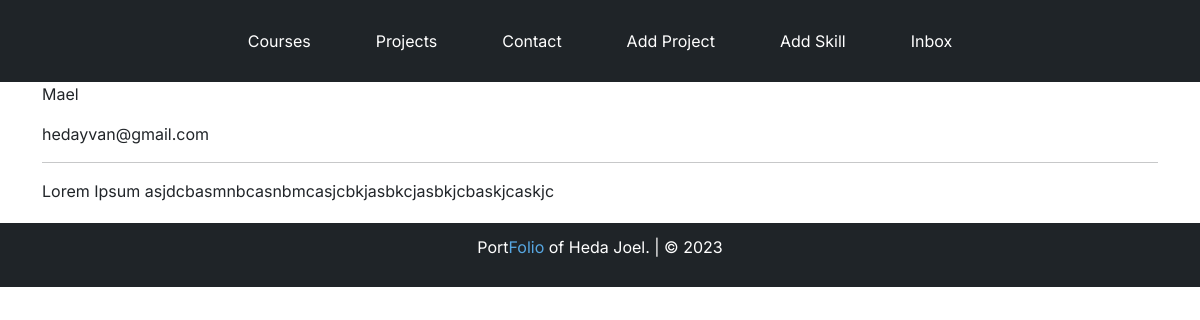
The page /message/8ec40b99-c7d5-4155-b42b-1aec0d31f805/ on the database its author committed.
### base/models.py (models this page shows, shortened)
class Message(models.Model):
    name = models.CharField(max_length=200,null=True)
    email = models.CharField(max_length=200,null=True)
    subject = models.CharField(max_length=200,null=True)
    body = models.TextField()
    is_read = models.BooleanField(default=False)
    created = models.DateTimeField(auto_now_add=True)
    id = models.UUIDField(default=uuid.uuid4, unique=True, primary_key=True, editable=False)

### base/views.py (the view)
# urls.py: path('message/<str:pk>/', views.messagePage, name="message"),
def messagePage(request, pk):
    message = Message.objects.get(id=pk)
    message.is_read = True
    message.save()
    return render(request, 'base/message.html', {'message': message})

### base/templates/base/message.html
{% extends 'base/main.html' %}
{% load static %}
{% block content %}
    <div class="container">
        <p>{{ message.name }}</p>
        <p>{{ message.email }}</p>
        <hr>
        <p>{{ message.body }}</p>
    </div>
{% endblock content %}

### static/styles/style.css (style rules this page uses)
* { font-family: Inter; }
body { background: #9a9999; }

### rows shown on the page
Message: name "Mael", email "hedayvan@gmail.com", body "Lorem Ipsum asjdcbasmnbcasnbmcasjcbkjasbkcjasbkjcbaskjcaskjc"
